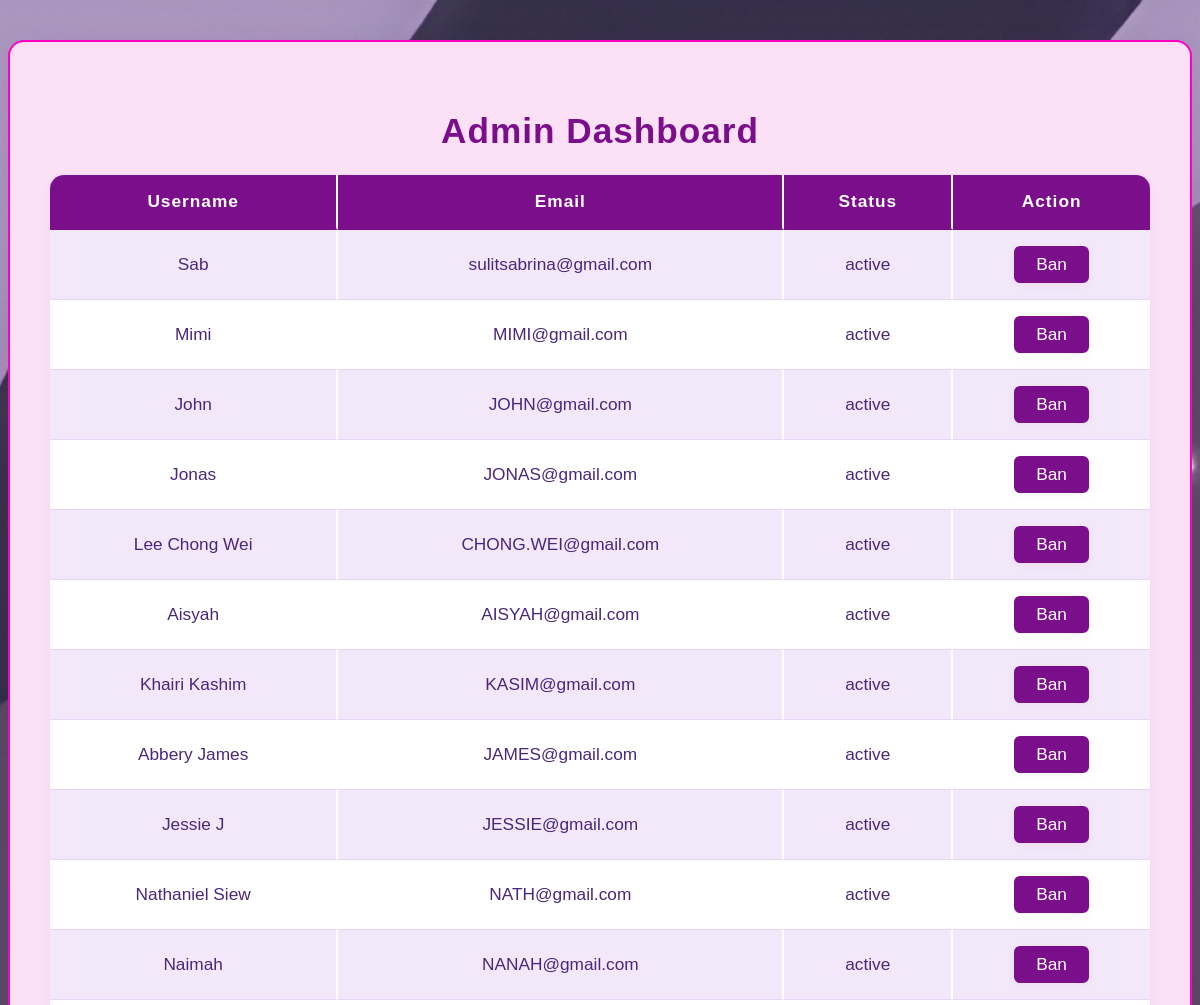
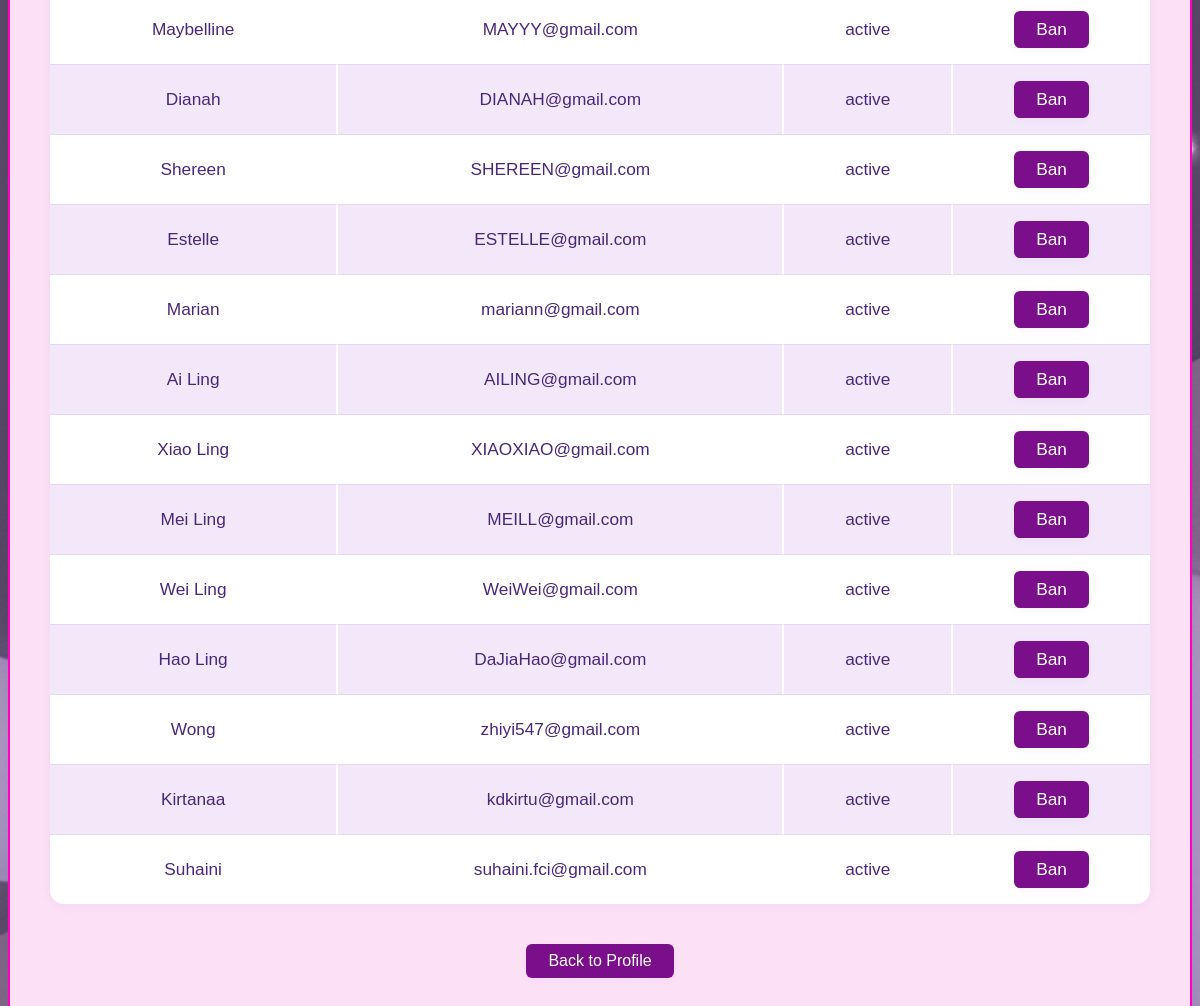
The page /admin (signed in) on the database its author committed (2 pictures, top to bottom).
### app.py (models this page shows)
class User(db.Model):
    id = db.Column(db.Integer, primary_key=True)
    username = db.Column(db.String(50), unique=True, nullable=False)
    password = db.Column(db.String(50), nullable=False)
    faculty = db.Column(db.String(50), nullable=False)
    student_id = db.Column(db.String(50), unique=True, nullable=False)
    user_email = db.Column(db.String(50), unique=True, nullable=False)
    mmu_email = db.Column(db.String(50), unique=True, nullable=True)
    bio = db.Column(db.Text, nullable=True)
    avatar = db.Column(db.String(200), nullable=True)
    background = db.Column(db.String(200), nullable=True)
    preferred_subjects = db.Column(db.String(100), nullable=True)
    verified = db.Column(db.Boolean, default=False)
    status = db.Column(db.String(20), default='active')
    created_at = db.Column(db.DateTime, default=datetime.utcnow)
    admin = db.Column(db.Boolean, default=False)
    mmu_email_updated_at = db.Column(db.DateTime, nullable=True)

### app.py (the view)
@app.route('/admin')
def admin_dashboard():
    if not is_logged_in_admin():
        abort(403)
    users = User.query.all()
    return render_template('admin.html', users=users)

### app.py (called while the page is built)
def is_logged_in_admin():
    user_id = session.get("user_id")
    if not user_id:
        return False
    user = User.query.get(user_id)
    return user and user.admin

### Templates/admin.html (shortened to what this page needs)
<!DOCTYPE html>
<html>
<head>
    <link rel="stylesheet" href="{{ url_for('static', filename='Style.css') }}">
</head>
<body>
    <div class="admin-section">
        <h2>Admin Dashboard</h2>
        <table class="admin-table">
            <tr>
                <th>Username</th>
                <th>Email</th>
                <th>Status</th>
                <th>Action</th>
            </tr>
            {% for user in users %}
            <tr>
                <td>{{ user.username }}</td>
                <td>{{ user.user_email }}</td>
                <td>{{ user.status }}</td>
                <td>
                    {% if user.status == 'banned' %}
                        <form method="post" action="{{ url_for('admin_unban_user', user_id=user.id) }}">
                            <button type="submit" class="admin-btn">Unban</button>
                        </form>
                    {% else %}
                        <form method="post" action="{{ url_for('admin_ban_user', user_id=user.id) }}">
                            <button type="submit" class="admin-btn">Ban</button>
                        </form>
                    {% endif %}
                </td>
            </tr>
            {% endfor %}
        </table>
           <p><a href="{{ url_for('profile') }}" class="admin-btn back-btn">Back to Profile</a></p>
    </div>
</body>
</html>

### Static/Style.css (style rules this page uses)
.back-btn { display: inline-block; margin-top: 24px; text-decoration: none; text-align: center; }
.admin-section { background: #fce1f6; color: #4a277a; border-radius: 16px; box-shadow: 0 4px 24px rgba(122, 14, 139, 0.08); padding: 40px 40px 32px 40px; margin: 40px auto; max-width: 1100px; min-width: 80vw; text-align: center; border: 2px solid #ff00c3; }
.admin-section h2 { color: #7a0e8b; margin-bottom: 24px; font-size: 2.2em; font-weight: 700; letter-spacing: 1px; }
.admin-table { width: 100%; border-collapse: separate; border-spacing: 0; background: #fff; border-radius: 14px; overflow: hidden; box-shadow: 0 2px 12px rgba(168,119,211,0.10); margin-bottom: 10px; font-size: 1.08em; }
.admin-table th, .admin-table td { padding: 16px 12px; border-bottom: 1px solid #e5d6f3; border-right: 2px solid #fff; text-align: center; }
.admin-table th { background: #7a0e8b; color: #fff; font-weight: 600; border-top: none; border-bottom: 2px solid #7a0e8b; letter-spacing: 1px; }
.admin-table th:last-child, .admin-table td:last-child { border-right: none; }
.admin-table tr:last-child td { border-bottom: none; }
.admin-table tr:nth-child(even) td { background: #f3e8fa; }
.admin-btn { background: #7a0e8b; color: #fff; border: none; border-radius: 6px; padding: 8px 22px; font-weight: 500; cursor: pointer; transition: background 0.2s, box-shadow 0.2s; font-size: 1em; box-shadow: 0 2px 8px rgba(168,119,211,0.08); }
body { font-family: Arial, sans-serif; color: #ffffff; background: #f4f6f8; background-image: url("img/home background.jpg"); background-size: cover; background-repeat: no-repeat; background-position: center center; min-height: 100vh; margin: 0; padding: 0; }
html, body, * { cursor: url("img/cursor.png") 0 0, auto !important; }
a, button, input, select, textarea { cursor: url("img/cursor.png") 0 0, auto !important; }
body { margin: 0; font-family: Arial, sans-serif; }

### rows shown on the page
User: username "Sab", user_email "sulitsabrina@gmail.com", status "active"
User: username "Mimi", user_email "MIMI@gmail.com", status "active"
User: username "John", user_email "JOHN@gmail.com", status "active"
User: username "Jonas", user_email "JONAS@gmail.com", status "active"
User: username "Lee Chong Wei", user_email "CHONG.WEI@gmail.com", status "active"
User: username "Aisyah", user_email "AISYAH@gmail.com", status "active"
User: username "Khairi Kashim", user_email "KASIM@gmail.com", status "active"
User: username "Abbery James", user_email "JAMES@gmail.com", status "active"
User: username "Jessie J", user_email "JESSIE@gmail.com", status "active"
User: username "Nathaniel Siew", user_email "NATH@gmail.com", status "active"
User: username "Naimah", user_email "NANAH@gmail.com", status "active"
User: username "Maybelline", user_email "MAYYY@gmail.com", status "active"
User: username "Dianah", user_email "DIANAH@gmail.com", status "active"
User: username "Shereen", user_email "SHEREEN@gmail.com", status "active"
User: username "Estelle", user_email "ESTELLE@gmail.com", status "active"
User: username "Marian", user_email "mariann@gmail.com", status "active"
User: username "Ai Ling", user_email "AILING@gmail.com", status "active"
User: username "Xiao Ling", user_email "XIAOXIAO@gmail.com", status "active"
User: username "Mei Ling", user_email "MEILL@gmail.com", status "active"
User: username "Wei Ling", user_email "WeiWei@gmail.com", status "active"
User: username "Hao Ling", user_email "DaJiaHao@gmail.com", status "active"
User: username "Wong", user_email "zhiyi547@gmail.com", status "active"
User: username "Kirtanaa", user_email "kdkirtu@gmail.com", status "active"
User: username "Suhaini", user_email "suhaini.fci@gmail.com", status "active"
